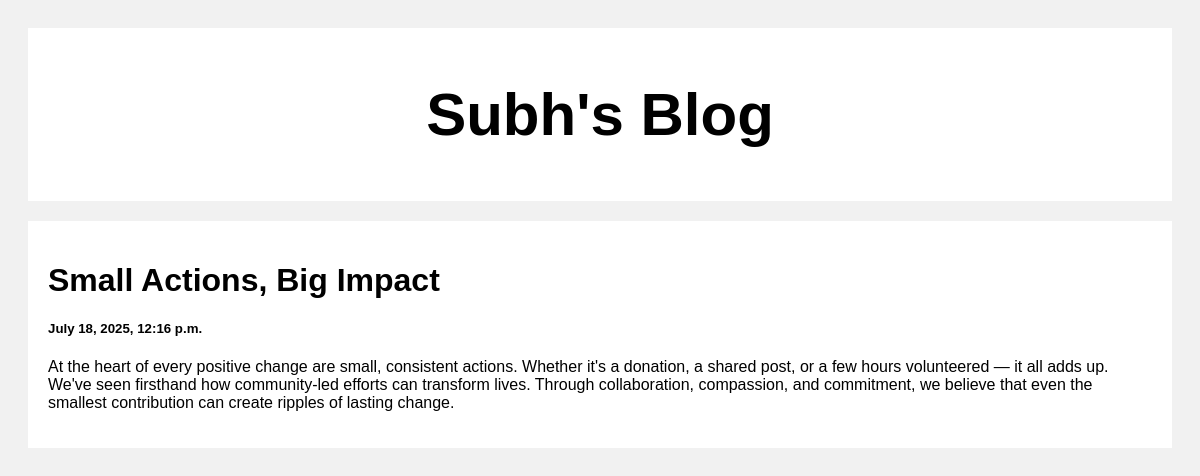
Screenshot of /post/2 with the database file from the repository.
### posts/models.py (models this page shows)
class Post(models.Model):
    title = models.CharField(max_length=100)
    body = models.TextField()
    created_at = models.DateTimeField(default=datetime.now, blank=True)

### posts/views.py (the view)
# urls.py: path('post/<str:pk>', views.post, name='post')
def post(request, pk):
    posts = Post.objects.get(id=pk)
    return render(request, 'posts.html', {'posts': posts})

### templates/posts.html (shortened to what this page needs)
<!DOCTYPE html>
<html>
<head>
</head>
<body>
<div class="header">
  <h2>Subh's Blog</h2>
</div>
<div class="row">
  <div class="leftcolumn">
    <div class="card">
        <h1>{{posts.title}}</h1>
        <h5>{{posts.created_at}}</h5>
        <p>{{posts.body}}</p>
    </div>
  </div>
</div>
</body>
</html>

### templates/posts.html (style rules this page uses)
* { box-sizing: border-box; }
body { font-family: Arial; padding: 20px; background: #f1f1f1; }
.header { padding: 2px; font-size: 40px; text-align: center; background: white; }
.leftcolumn { float: left; width: 100%; }
.card { background-color: white; padding: 20px; margin-top: 20px; }
.row:after { content: ""; display: table; clear: both; }

### rows the page displays
Post: title "Small Actions, Big Impact", created_at "July 18, 2025, 12:16 p.m.", body "At the heart of every positive change are small, consistent actions. Whether it's a donation, a shared post, or a few hours volunteered — it all adds up. We've seen firsthand how community-led efforts can transform lives. Through collaboration, compassion, and commitment, we believe that even the smallest contribution can create ripples of lasting change."
